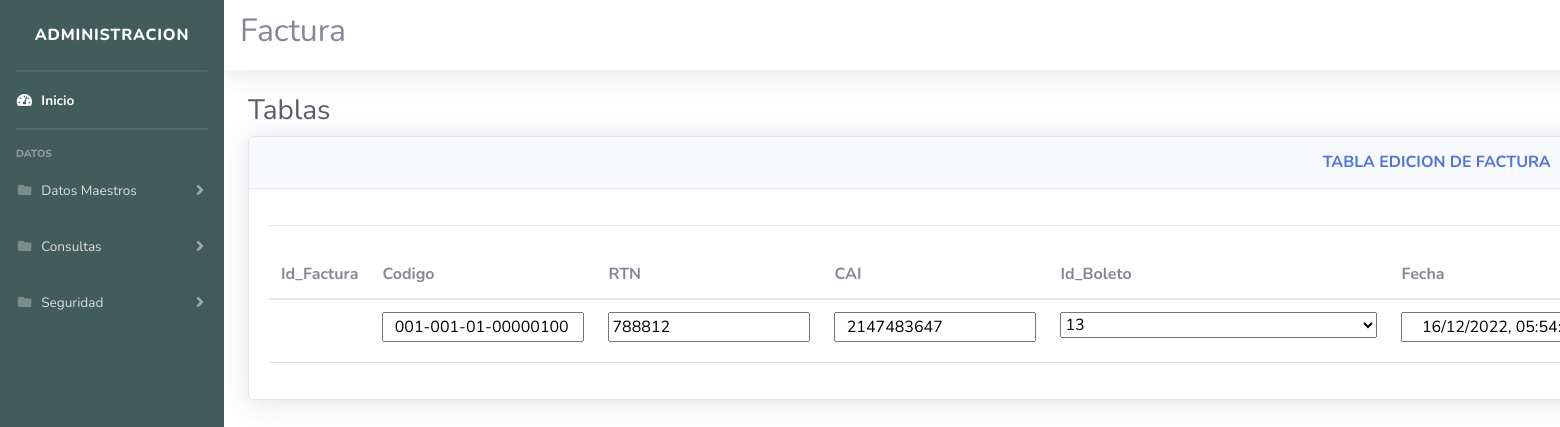
/Procesos/ProcesoFactura/actualizarFactura.php?id=19, run on the app's committed database.
### tables this page shows
CREATE TABLE `factura` (
  `Id_Factura` int(11) NOT NULL,
  `Id_Parametro` int(11) NOT NULL,
  `Codigo` varchar(100) NOT NULL,
  `RTN` int(100) NOT NULL,
  `CAI` varchar(100) NOT NULL,
  `Id_Detalle` int(11) NOT NULL,
  `Fecha` varchar(100) NOT NULL,
  `Id_Moneda` int(11) NOT NULL,
  `Monto` varchar(100) NOT NULL,
  `Metodo_Pago` varchar(100) NOT NULL,
  `Cantidad_Efectivo` varchar(100) DEFAULT NULL,
  `Numero_Tarjeta` varchar(100) DEFAULT NULL
);

### Procesos/ProcesoFactura/actualizarFactura.php (the view, shortened to what this page needs)
<!DOCTYPE html>
<html lang="en">
<head>
    <link href="https://cdn.jsdelivr.net/npm/bootstrap@5.1.3/dist/css/bootstrap.min.css" rel="stylesheet">
    <link href="../../style/cuerpo/Dashboard-2.min.css" rel="stylesheet">
    <link href="../../style/cuerpo/dashboard.css" rel="stylesheet">
    <link href="../../style/Dashboard/fontawesome-free/css/all.min.css" rel="stylesheet" type="text/css">
</head>
<body id="page-top">
    <div id="wrapper">
        <ul class="navbar-nav color sidebar sidebar-dark accordion" id="accordionSidebar">
            <a class="sidebar-brand d-flex align-items-center justify-content-center" href="../principaladmin.php">
                <div class="sidebar-brand-text mx-3">Administracion</div>
            </a>
            <hr class="sidebar-divider my-0">
            <li class="nav-item active">
                <a class="nav-link" href="../principaladmin.php">
                    <i class="fas fa-fw fa-tachometer-alt"></i>
                    <span>Inicio</span>
                </a>
            </li>
            <hr class="sidebar-divider">
            <div class="sidebar-heading">
                Datos
            </div>
            <li class="nav-item">
                <a class="nav-link collapsed" href="#" data-toggle="collapse" data-target="#collapsePages1"
                    aria-expanded="true" aria-controls="collapsePages">
                    <i class="fas fa-fw fa-folder"></i>
                    <span>Datos Maestros</span>
                </a>
            </li>
            <li class="nav-item">
                <a class="nav-link collapsed" href="#" data-toggle="collapse" data-target="#collapsePages3"
                    aria-expanded="true" aria-controls="collapsePages">
                    <i class="fas fa-fw fa-folder"></i>
                    <span>Consultas</span>
                </a>
            </li>
            <li class="nav-item">
                <a class="nav-link collapsed" href="#" data-toggle="collapse" data-target="#collapsePages4"
                    aria-expanded="true" aria-controls="collapsePages">
                    <i class="fas fa-fw fa-folder"></i>
                    <span>Seguridad</span>
                </a>
            </li>
        </ul>
        <div id="content">
                <nav class="navbar navbar-expand navbar-light bg-white topbar mb-4 static-top shadow">
                <h2>Factura</h2>
                </nav>
                <div class="container-fluid">
                    <h1 class="h3 mb-2 text-gray-800">Tablas</h1>
                    <div class="card shadow mb-4">
                        <div class="card-header py-3">
                            <h6 class="m-0 font-weight-bold text-primary text-center">TABLA EDICION DE FACTURA</h6>
                        </div>
                        <div class="card-body">
                            <div class="table-responsive">
                                <table class="table table-bordered" id="dataTable" width="100%" cellspacing="0">
                                    <?php
                                         include "../../conexion.php";
                                            $query3=mysqli_query($conn, "SELECT Id_Detalle, Descripcion FROM detallefactura");
                                            $query4=mysqli_query($conn, "SELECT Id_Moneda, Nombre FROM moneda");
                                            $Id=$_GET['id'];
                                            $query = mysqli_query($conn,"SELECT * FROM factura WHERE Id_Factura='$Id'")
                                            or die ('error: '.mysqli_error($conn));
                                            echo
                                            "
                                            <table class='table table-hover'>
                                            <thead>
                                            <tr>
                                            <th scope='col'>Id_Factura</th>
                                            <th scope='col'>Codigo</th>
                                            <th scope='col'>RTN</th>
                                            <th scope='col'>CAI</th>
                                            <th scope='col'>Id_Boleto</th>
                                            <th scope='col'>Fecha</th>
                                            <th scope='col'>Id_Moneda</th>
                                            <th scope='col'>Monto</th>
                                            <th scope='col'>Metodo de Pago</th>
                                            <th scope='col'>Efectivo Recibido</th>
                                            <th scope='col'>Numero de Tarjeta</th>
                                            <th scope='col'>Acciones</th>
                                        </tr>
                                            </thead>
                                        <tbody class='text-center'>
                                            ";
                                            while ($data = mysqli_fetch_assoc($query))
                                            {
                                                echo
                                                "
                                                    <tr>
                                                        <form action='procesarActualizar.php' method='POST'>
                                                            <td><input type='hidden' value='$data[Id_Factura]'name='id' ></td>
                                                            <td><input type='text'  value='$data[Codigo]'   name='codigo' ></td>
                                                            <td><input type='text'  value='$data[RTN]'   name='rtn' maxlength=14 id=RTN></td>
                                                            <td><input type='text'  value='$data[CAI]'   name='cai' maxlength=32 ></td>
                                                            <td><select name='estado2' id='equipaje'>
                                                            <option option value='$data[Id_Detalle]'>$data[Id_Detalle]</option>
                                                                "; while($datos = mysqli_fetch_array($query3))
                                                                {
                                                                    echo "<option value='$datos[Id_Detalle]'>$datos[Id_Detalle] $datos[Descripcion] </option>
                                                            ";
                                                                }
                                                            echo" </td>
                                                            <td><input type='text'  value=' $data[Fecha]'   name='fecha' ></td>
                                                            <td><select name='estado3' id='equipaje'>
                                                            <option option value='$data[Id_Moneda]'>$data[Id_Moneda]</option>
                                                                "; while($datos = mysqli_fetch_array($query4))
                                                                {
                                                                    echo "<option value='$datos[Id_Moneda]'>$datos[Id_Moneda] $datos[Nombre] </option>
                                                            ";
                                                                }
                                                            echo" </td>
                                                            <td><input type='text' disabled='true' value='$data[Monto]' name='monto' ></td>
                                                            <option option value='$data[Metodo_Pago]'>$data[Metodo_Pago]</option>
                                                            <td><input type='text'  value='$data[Cantidad_Efectivo]'   name='efectivo' id='efectivo' disabled='true'></td>
                                                            <td><input type='text'  value='$data[Numero_Tarjeta]'   name='tarjeta' id='tarjeta' disabled='true'></td>
                                                        </form>
                                                    </tr>
                                                ";
                                            }
                                            echo
                                            "
                                                </tbody>
                                                </table>
                                            ";
                                    ?>
                                </table>
                            </div>
                        </div>
                    </div>
                </div>
            </div>
        </div>
</body>
</html>

### style/cuerpo/dashboard.css (style rules this page uses)
.color { background: #425c5a; }

### data on the page
factura: codigo "001-001-01-00000100", rtn "788812", cai "2147483647", estado2 "13", fecha "16/12/2022, 05:54:16"
